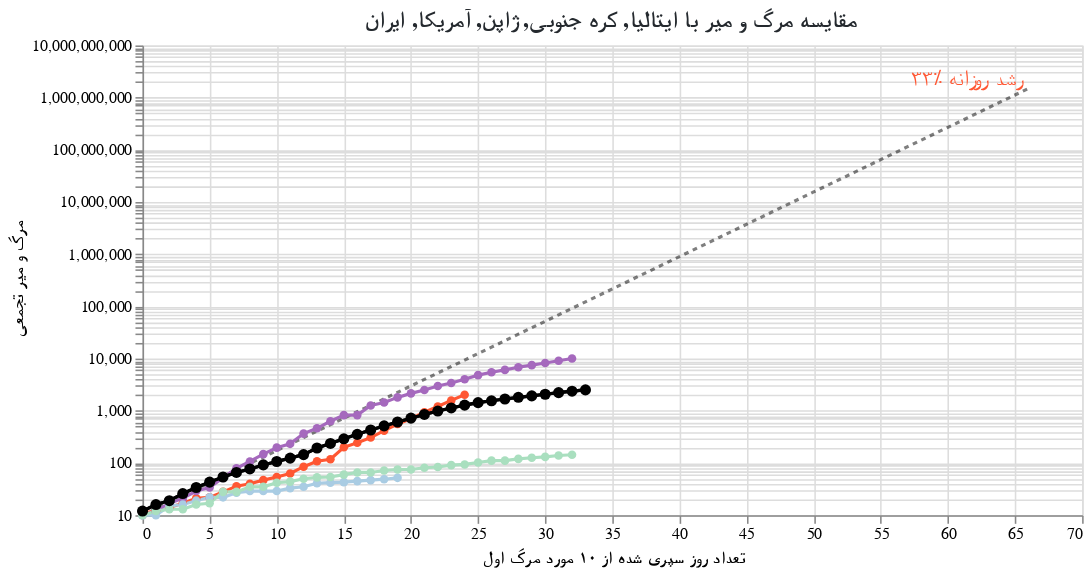

Write notebook code for a chart like this one.
### Markdown cell above
کشور مورد نظر خود را انتخاب کنید:

### Code cell
#hide_input
base = alt.Chart(dff2, width=600).encode(
    x=alt.X(f'{COL_X}:Q',axis=alt.Axis(titleFont='Tahoma',title='تعداد روز سپری شده از ۱۰ مورد مرگ اول')),
    y=alt.Y('Confirmed Cases:Q', scale=alt.Scale(type='log'), axis=alt.Axis(titleFont='Tahoma', title='مرگ و میر تجمعی')),
    color=alt.Color('Country:N', scale=alt.Scale(domain=color_domain, range=color_range), legend=None),
    tooltip=['Country', 'Date', 'Confirmed Cases', COL_X]
)

country_selection = alt.selection_single(
    name='Select', fields=['Country'], 
    bind=alt.binding_select(options=list(sorted(set(countries) - set(baseline_countries)))),
    init={'Country': 'ایران'})

date_filter = alt.datum['Date'] >= int(max_date.timestamp() * 1000)
base2 = base.transform_filter(alt.FieldOneOfPredicate('Country', baseline_countries))
base3 = base.transform_filter(country_selection)
base4 = base3.transform_filter(date_filter)

max_day = dff2[COL_X].max()
ref = pd.DataFrame([[x, SINCE_CASES_NUM*1.33**x] for x in range(max_day+1)], columns=[COL_X, 'Confirmed Cases'])
base_ref = alt.Chart(ref).encode(x=f'{COL_X}:Q', y='Confirmed Cases:Q')
base_ref_f = base_ref.transform_filter(alt.datum[COL_X] >= max_day)

chart5 = (
 base_ref.mark_line(color='black', opacity=.5, strokeDash=[3,3]) + 
 base_ref_f.mark_text(dy=-6, align='right', fontSize=14, color='#FF5733', text='۳۳٪ رشد روزانه') + 
 base2.mark_line(point=True, tooltip=True) +
 base3.mark_line(point={'size':50}, tooltip=True) +
 base2.transform_filter(date_filter).mark_text(dy=-8, align='right').encode(text='Country:N') +
 base4.mark_text(dx=8, align='left', fontWeight='bold').encode(text='Country:N') +
 base4.mark_text(dx=8, dy=12, align='left', fontWeight='bold').encode(text='Confirmed Cases:Q')
).add_selection(country_selection).properties(
    title=f"مقایسه مرگ و میر با {', '.join(baseline_countries)}"
).configure_title(fontSize=15, font='Tahoma', color='#24292e')
chart5

### Figure 1 — Vega-Lite specification as saved in the notebook (floating-point values rounded to 4 significant figures; data arrays with more than 128 entries replaced by an {"elided": "..."} marker saying what was removed)
{"config": {"view": {"continuousWidth": 400, "continuousHeight": 300}, "title": {"color": "#24292e", "font": "Tahoma", "fontSize": 15}}, "layer": [{"mark": {"type": "line", "color": "black", "opacity": 0.5, "strokeDash": [3, 3]}, "encoding": {"x": {"type": "quantitative", "field": "Days since 10th death"}, "y": {"type": "quantitative", "field": "Confirmed Cases"}}, "selection": {"Select": {"type": "single", "fields": ["Country"], "bind": {"input": "select", "options": ["آلمان", "استرالیا", "اسپانیا", "انگلیس", "فرانسه", "هند", "چین", "کانادا"]}, "init": {"Country": "ایران"}}}}, {"mark": {"type": "text", "align": "right", "color": "#FF5733", "dy": -6, "fontSize": 14, "text": "۳۳٪ رشد روزانه"}, "encoding": {"x": {"type": "quantitative", "field": "Days since 10th death"}, "y": {"type": "quantitative", "field": "Confirmed Cases"}}, "transform": [{"filter": "(datum['Days since 10th death'] >= 66)"}]}, {"data": {"name": "data-cce187d9c3fa3eb7a8005c1310024c54"}, "mark": {"type": "line", "point": true, "tooltip": true}, "encoding": {"color": {"type": "nominal", "field": "Country", "legend": null, "scale": {"domain": ["آلمان", "آمریکا", "استرالیا", "اسپانیا", "انگلیس", "ایتالیا", "ایران", "فرانسه", "هند", "چین", "ژاپن", "کانادا", "کره جنوبی", "لامباردی"], "range": ["#E59866", "#FF5733", "#ABEBC6", "#D5F5E3", "#D7BDE2", "#A569BD", "black", "#EB984E", "#C1B7AD", "#A1BA59", "#A9CCE3", "#F9E79F", "#A9DFBF", "#C1B7AD"]}}, "tooltip": [{"type": "nominal", "field": "Country"}, {"type": "temporal", "field": "Date"}, {"type": "quantitative", "field": "Confirmed Cases"}, {"type": "quantitative", "field": "Days since 10th death"}], "x": {"type": "quantitative", "axis": {"title": "تعداد روز سپری شده از ۱۰ مورد مرگ اول", "titleFont": "Tahoma"}, "field": "Days since 10th death"}, "y": {"type": "quantitative", "axis": {"title": "مرگ و میر تجمعی", "titleFont": "Tahoma"}, "field": "Confirmed Cases", "scale": {"type": "log"}}}, "transform": [{"filter": {"field": "Country", "oneOf": ["ایتالیا", "کره جنوبی", "ژاپن", "آمریکا", "ایران"]}}], "width": 600}, {"data": {"name": "data-cce187d9c3fa3eb7a8005c1310024c54"}, "mark": {"type": "line", "point": {"size": 50}, "tooltip": true}, "encoding": {"color": {"type": "nominal", "field": "Country", "legend": null, "scale": {"domain": ["آلمان", "آمریکا", "استرالیا", "اسپانیا", "انگلیس", "ایتالیا", "ایران", "فرانسه", "هند", "چین", "ژاپن", "کانادا", "کره جنوبی", "لامباردی"], "range": ["#E59866", "#FF5733", "#ABEBC6", "#D5F5E3", "#D7BDE2", "#A569BD", "black", "#EB984E", "#C1B7AD", "#A1BA59", "#A9CCE3", "#F9E79F", "#A9DFBF", "#C1B7AD"]}}, "tooltip": [{"type": "nominal", "field": "Country"}, {"type": "temporal", "field": "Date"}, {"type": "quantitative", "field": "Confirmed Cases"}, {"type": "quantitative", "field": "Days since 10th death"}], "x": {"type": "quantitative", "axis": {"title": "تعداد روز سپری شده از ۱۰ مورد مرگ اول", "titleFont": "Tahoma"}, "field": "Days since 10th death"}, "y": {"type": "quantitative", "axis": {"title": "مرگ و میر تجمعی", "titleFont": "Tahoma"}, "field": "Confirmed Cases", "scale": {"type": "log"}}}, "transform": [{"filter": {"selection": "Select"}}], "width": 600}, {"data": {"name": "data-cce187d9c3fa3eb7a8005c1310024c54"}, "mark": {"type": "text", "align": "right", "dy": -8}, "encoding": {"color": {"type": "nominal", "field": "Country", "legend": null, "scale": {"domain": ["آلمان", "آمریکا", "استرالیا", "اسپانیا", "انگلیس", "ایتالیا", "ایران", "فرانسه", "هند", "چین", "ژاپن", "کانادا", "کره جنوبی", "لامباردی"], "range": ["#E59866", "#FF5733", "#ABEBC6", "#D5F5E3", "#D7BDE2", "#A569BD", "black", "#EB984E", "#C1B7AD", "#A1BA59", "#A9CCE3", "#F9E79F", "#A9DFBF", "#C1B7AD"]}}, "text": {"type": "nominal", "field": "Country"}, "tooltip": [{"type": "nominal", "field": "Country"}, {"type": "temporal", "field": "Date"}, {"type": "quantitative", "field": "Confirmed Cases"}, {"type": "quantitative", "field": "Days since 10th death"}], "x": {"type": "quantitative", "axis": {"title": "تعداد روز سپری شده از ۱۰ مورد مرگ اول", "titleFont": "Tahoma"}, "field": "Days since 10th death"}, "y": {"type": "quantitative", "axis": {"title": "مرگ و میر تجمعی", "titleFont": "Tahoma"}, "field": "Confirmed Cases", "scale": {"type": "log"}}}, "transform": [{"filter": {"field": "Country", "oneOf": ["ایتالیا", "کره جنوبی", "ژاپن", "آمریکا", "ایران"]}}, {"filter": "(datum['Date'] >= 1585440000000)"}], "width": 600}, {"data": {"name": "data-cce187d9c3fa3eb7a8005c1310024c54"}, "mark": {"type": "text", "align": "left", "dx": 8, "fontWeight": "bold"}, "encoding": {"color": {"type": "nominal", "field": "Country", "legend": null, "scale": {"domain": ["آلمان", "آمریکا", "استرالیا", "اسپانیا", "انگلیس", "ایتالیا", "ایران", "فرانسه", "هند", "چین", "ژاپن", "کانادا", "کره جنوبی", "لامباردی"], "range": ["#E59866", "#FF5733", "#ABEBC6", "#D5F5E3", "#D7BDE2", "#A569BD", "black", "#EB984E", "#C1B7AD", "#A1BA59", "#A9CCE3", "#F9E79F", "#A9DFBF", "#C1B7AD"]}}, "text": {"type": "nominal", "field": "Country"}, "tooltip": [{"type": "nominal", "field": "Country"}, {"type": "temporal", "field": "Date"}, {"type": "quantitative", "field": "Confirmed Cases"}, {"type": "quantitative", "field": "Days since 10th death"}], "x": {"type": "quantitative", "axis": {"title": "تعداد روز سپری شده از ۱۰ مورد مرگ اول", "titleFont": "Tahoma"}, "field": "Days since 10th death"}, "y": {"type": "quantitative", "axis": {"title": "مرگ و میر تجمعی", "titleFont": "Tahoma"}, "field": "Confirmed Cases", "scale": {"type": "log"}}}, "transform": [{"filter": {"selection": "Select"}}, {"filter": "(datum['Date'] >= 1585440000000)"}], "width": 600}, {"data": {"name": "data-cce187d9c3fa3eb7a8005c1310024c54"}, "mark": {"type": "text", "align": "left", "dx": 8, "dy": 12, "fontWeight": "bold"}, "encoding": {"color": {"type": "nominal", "field": "Country", "legend": null, "scale": {"domain": ["آلمان", "آمریکا", "استرالیا", "اسپانیا", "انگلیس", "ایتالیا", "ایران", "فرانسه", "هند", "چین", "ژاپن", "کانادا", "کره جنوبی", "لامباردی"], "range": ["#E59866", "#FF5733", "#ABEBC6", "#D5F5E3", "#D7BDE2", "#A569BD", "black", "#EB984E", "#C1B7AD", "#A1BA59", "#A9CCE3", "#F9E79F", "#A9DFBF", "#C1B7AD"]}}, "text": {"type": "quantitative", "field": "Confirmed Cases"}, "tooltip": [{"type": "nominal", "field": "Country"}, {"type": "temporal", "field": "Date"}, {"type": "quantitative", "field": "Confirmed Cases"}, {"type": "quantitative", "field": "Days since 10th death"}], "x": {"type": "quantitative", "axis": {"title": "تعداد روز سپری شده از ۱۰ مورد مرگ اول", "titleFont": "Tahoma"}, "field": "Days since 10th death"}, "y": {"type": "quantitative", "axis": {"title": "مرگ و میر تجمعی", "titleFont": "Tahoma"}, "field": "Confirmed Cases", "scale": {"type": "log"}}}, "transform": [{"filter": {"selection": "Select"}}, {"filter": "(datum['Date'] >= 1585440000000)"}], "width": 600}], "data": {"name": "data-fa495375bfe2cab14e58ae13bfe5a812"}, "title": "مقایسه مرگ و میر با ایتالیا, کره جنوبی, ژاپن, آمریکا, ایران", "$schema": "https://vega.github.io/schema/vega-lite/v4.0.2.json", "datasets": {"data-fa495375bfe2cab14e58ae13bfe5a812": [{"Days since 10th death": 0, "Confirmed Cases": 10.0}, {"Days since 10th death": 1, "Confirmed Cases": 13.3}, {"Days since 10th death": 2, "Confirmed Cases": 17.69}, {"Days since 10th death": 3, "Confirmed Cases": 23.53}, {"Days since 10th death": 4, "Confirmed Cases": 31.29}, {"Days since 10th death": 5, "Confirmed Cases": 41.62}, {"Days since 10th death": 6, "Confirmed Cases": 55.35}, {"Days since 10th death": 7, "Confirmed Cases": 73.61}, {"Days since 10th death": 8, "Confirmed Cases": 97.91}, {"Days since 10th death": 9, "Confirmed Cases": 130.2}, {"Days since 10th death": 10, "Confirmed Cases": 173.2}, {"Days since 10th death": 11, "Confirmed Cases": 230.3}, {"Days since 10th death": 12, "Confirmed Cases": 306.4}, {"Days since 10th death": 13, "Confirmed Cases": 407.4}, {"Days since 10th death": 14, "Confirmed Cases": 541.9}, {"Days since 10th death": 15, "Confirmed Cases": 720.7}, {"Days since 10th death": 16, "Confirmed Cases": 958.6}, {"Days since 10th death": 17, "Confirmed Cases": 1275.0}, {"Days since 10th death": 18, "Confirmed Cases": 1696.0}, {"Days since 10th death": 19, "Confirmed Cases": 2255.0}, {"Days since 10th death": 20, "Confirmed Cases": 2999.0}, {"Days since 10th death": 21, "Confirmed Cases": 3989.0}, {"Days since 10th death": 22, "Confirmed Cases": 5306.0}, {"Days since 10th death": 23, "Confirmed Cases": 7056.0}, {"Days since 10th death": 24, "Confirmed Cases": 9385.0}, {"Days since 10th death": 25, "Confirmed Cases": 12480.0}, {"Days since 10th death": 26, "Confirmed Cases": 16600.0}, {"Days since 10th death": 27, "Confirmed Cases": 22080.0}, {"Days since 10th death": 28, "Confirmed Cases": 29370.0}, {"Days since 10th death": 29, "Confirmed Cases": 39060.0}, {"Days since 10th death": 30, "Confirmed Cases": 51950.0}, {"Days since 10th death": 31, "Confirmed Cases": 69090.0}, {"Days since 10th death": 32, "Confirmed Cases": 91890.0}, {"Days since 10th death": 33, "Confirmed Cases": 122200.0}, {"Days since 10th death": 34, "Confirmed Cases": 162500.0}, {"Days since 10th death": 35, "Confirmed Cases": 216200.0}, {"Days since 10th death": 36, "Confirmed Cases": 287500.0}, {"Days since 10th death": 37, "Confirmed Cases": 382400.0}, {"Days since 10th death": 38, "Confirmed Cases": 508600.0}, {"Days since 10th death": 39, "Confirmed Cases": 676400.0}, {"Days since 10th death": 40, "Confirmed Cases": 899600.0}, {"Days since 10th death": 41, "Confirmed Cases": 1197000.0}, {"Days since 10th death": 42, "Confirmed Cases": 1591000.0}, {"Days since 10th death": 43, "Confirmed Cases": 2117000.0}, {"Days since 10th death": 44, "Confirmed Cases": 2815000.0}, {"Days since 10th death": 45, "Confirmed Cases": 3744000.0}, {"Days since 10th death": 46, "Confirmed Cases": 4979000.0}, {"Days since 10th death": 47, "Confirmed Cases": 6623000.0}, {"Days since 10th death": 48, "Confirmed Cases": 8808000.0}, {"Days since 10th death": 49, "Confirmed Cases": 11710000.0}, {"Days since 10th death": 50, "Confirmed Cases": 15580000.0}, {"Days since 10th death": 51, "Confirmed Cases": 20720000.0}, {"Days since 10th death": 52, "Confirmed Cases": 27560000.0}, {"Days since 10th death": 53, "Confirmed Cases": 36660000.0}, {"Days since 10th death": 54, "Confirmed Cases": 48750000.0}, {"Days since 10th death": 55, "Confirmed Cases": 64840000.0}, {"Days since 10th death": 56, "Confirmed Cases": 86240000.0}, {"Days since 10th death": 57, "Confirmed Cases": 114700000.0}, {"Days since 10th death": 58, "Confirmed Cases": 152500000.0}, {"Days since 10th death": 59, "Confirmed Cases": 202900000.0}, {"Days since 10th death": 60, "Confirmed Cases": 269800000.0}, {"Days since 10th death": 61, "Confirmed Cases": 358900000.0}, {"Days since 10th death": 62, "Confirmed Cases": 477300000.0}, {"Days since 10th death": 63, "Confirmed Cases": 634800000.0}, {"Days since 10th death": 64, "Confirmed Cases": 844300000.0}, {"Days since 10th death": 65, "Confirmed Cases": 1123000000.0}, {"Days since 10th death": 66, "Confirmed Cases": 1494000000.0}], "data-cce187d9c3fa3eb7a8005c1310024c54": {"elided": "335 records"}}}
